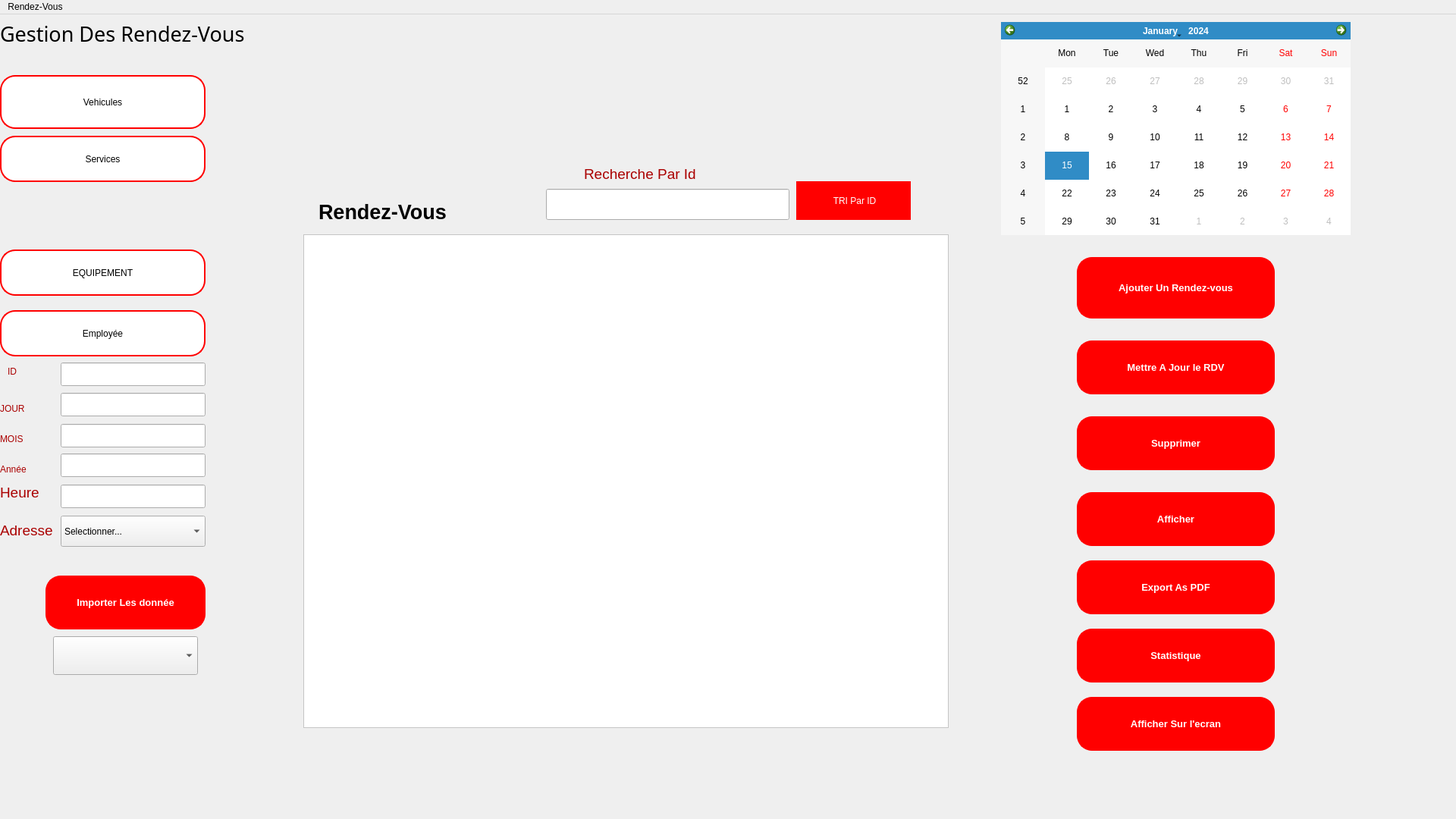
<?xml version="1.0" encoding="UTF-8"?>
<ui version="4.0">
 <class>MainRDV</class>
 <widget class="QMainWindow" name="MainRDV">
  <property name="geometry">
   <rect>
    <x>0</x>
    <y>0</y>
    <width>1920</width>
    <height>1080</height>
   </rect>
  </property>
  <property name="windowTitle">
   <string>Gestionnaire de Rendez-vous</string>
  </property>
  <property name="autoFillBackground">
   <bool>true</bool>
  </property>
  <property name="styleSheet">
   <string notr="true"/>
  </property>
  <widget class="QWidget" name="centralwidget">
   <widget class="QTableView" name="appointmentsView">
    <property name="geometry">
     <rect>
      <x>400</x>
      <y>290</y>
      <width>851</width>
      <height>651</height>
     </rect>
    </property>
    <property name="styleSheet">
     <string notr="true">background-color: rgb(255, 255, 255);</string>
    </property>
   </widget>
   <widget class="QLineEdit" name="idEdit">
    <property name="geometry">
     <rect>
      <x>80</x>
      <y>459</y>
      <width>191</width>
      <height>31</height>
     </rect>
    </property>
   </widget>
   <widget class="QLineEdit" name="jourEdit">
    <property name="geometry">
     <rect>
      <x>80</x>
      <y>499</y>
      <width>191</width>
      <height>31</height>
     </rect>
    </property>
   </widget>
   <widget class="QLineEdit" name="moisEdit">
    <property name="geometry">
     <rect>
      <x>80</x>
      <y>540</y>
      <width>191</width>
      <height>31</height>
     </rect>
    </property>
   </widget>
   <widget class="QLineEdit" name="anneeEdit">
    <property name="geometry">
     <rect>
      <x>80</x>
      <y>579</y>
      <width>191</width>
      <height>31</height>
     </rect>
    </property>
   </widget>
   <widget class="QPushButton" name="addButton">
    <property name="geometry">
     <rect>
      <x>1420</x>
      <y>320</y>
      <width>261</width>
      <height>81</height>
     </rect>
    </property>
    <property name="font">
     <font>
      <family>Arial</family>
      <pointsize>10</pointsize>
      <weight>75</weight>
      <italic>false</italic>
      <bold>true</bold>
     </font>
    </property>
    <property name="toolTip">
     <string>&lt;html&gt;&lt;head/&gt;&lt;body&gt;&lt;p align=&quot;center&quot;&gt;bonjout&lt;br/&gt;&lt;/p&gt;&lt;/body&gt;&lt;/html&gt;</string>
    </property>
    <property name="whatsThis">
     <string>&lt;!DOCTYPE HTML PUBLIC &quot;-//W3C//DTD HTML 4.0//EN&quot; &quot;http://www.w3.org/TR/REC-html40/strict.dtd&quot;&gt;
&lt;html&gt;&lt;head&gt;&lt;meta name=&quot;qrichtext&quot; content=&quot;1&quot; /&gt;&lt;style type=&quot;text/css&quot;&gt;
p, li { white-space: pre-wrap; }
&lt;/style&gt;&lt;/head&gt;&lt;body style=&quot; font-family:'MS Shell Dlg 2'; font-size:8pt; font-weight:72; font-style:normal;&quot;&gt;
&lt;p style=&quot;-qt-paragraph-type:empty; margin-top:0px; margin-bottom:0px; margin-left:0px; margin-right:0px; -qt-block-indent:0; text-indent:0px;&quot;&gt;&lt;br /&gt;&lt;/p&gt;&lt;/body&gt;&lt;/html&gt;</string>
    </property>
    <property name="autoFillBackground">
     <bool>false</bool>
    </property>
    <property name="styleSheet">
     <string notr="true">QPushButton {
    background-color: Red;
    color: rgb(255, 255, 255);
    border: 2px solid rgb(255, 0, 0); 
    border-radius: 20px; 
    padding: 10px; 
    transition: background-color 0.3s, color 0.3s; 
}
QPushButton:hover {
    background-color: rgb(255, 255, 255);
    color: black;
    border: 4px solid rgb(255, 255, 255); 
    outline: none; 
}</string>
    </property>
    <property name="text">
     <string>Ajouter Un Rendez-vous</string>
    </property>
    <property name="default">
     <bool>false</bool>
    </property>
    <property name="flat">
     <bool>true</bool>
    </property>
   </widget>
   <widget class="QPushButton" name="updateButton">
    <property name="geometry">
     <rect>
      <x>1420</x>
      <y>430</y>
      <width>261</width>
      <height>71</height>
     </rect>
    </property>
    <property name="font">
     <font>
      <family>Arial</family>
      <pointsize>10</pointsize>
      <weight>75</weight>
      <bold>true</bold>
     </font>
    </property>
    <property name="styleSheet">
     <string notr="true">QPushButton {
    background-color: Red;
    color: rgb(255, 255, 255);
    border: 2px solid rgb(255, 0, 0); 
    border-radius: 20px; 
    padding: 10px; 
    transition: background-color 0.3s, color 0.3s; 
}
QPushButton:hover {
    background-color: rgb(255, 255, 255);
    color: black;
    border: 4px solid rgb(255, 255, 255); 
    outline: none; 
}</string>
    </property>
    <property name="text">
     <string>Mettre A Jour le RDV</string>
    </property>
   </widget>
   <widget class="QPushButton" name="deleteButton">
    <property name="geometry">
     <rect>
      <x>1420</x>
      <y>530</y>
      <width>261</width>
      <height>71</height>
     </rect>
    </property>
    <property name="font">
     <font>
      <pointsize>10</pointsize>
      <weight>75</weight>
      <bold>true</bold>
     </font>
    </property>
    <property name="styleSheet">
     <string notr="true">QPushButton {
    background-color: Red;
    color: rgb(255, 255, 255);
    border: 2px solid rgb(255, 0, 0); 
    border-radius: 20px; 
    padding: 10px; 
    transition: background-color 0.3s, color 0.3s; 
}
QPushButton:hover {
    background-color: rgb(255, 255, 255);
    color: black;
    border: 4px solid rgb(255, 255, 255); 
    outline: none; 
}</string>
    </property>
    <property name="text">
     <string>Supprimer</string>
    </property>
   </widget>
   <widget class="QComboBox" name="adresseComboBox">
    <property name="geometry">
     <rect>
      <x>80</x>
      <y>661</y>
      <width>191</width>
      <height>41</height>
     </rect>
    </property>
    <item>
     <property name="text">
      <string>Selectionner...</string>
     </property>
    </item>
    <item>
     <property name="text">
      <string>Tunis</string>
     </property>
    </item>
    <item>
     <property name="text">
      <string>Djerba</string>
     </property>
    </item>
    <item>
     <property name="text">
      <string>Mannouba</string>
     </property>
    </item>
   </widget>
   <widget class="QLabel" name="label_2">
    <property name="geometry">
     <rect>
      <x>10</x>
      <y>460</y>
      <width>31</width>
      <height>21</height>
     </rect>
    </property>
    <property name="styleSheet">
     <string notr="true">color: rgb(170, 0, 0);
font: 14pt &quot;MS Shell Dlg 2&quot;;</string>
    </property>
    <property name="text">
     <string>ID</string>
    </property>
   </widget>
   <widget class="QLabel" name="label_3">
    <property name="geometry">
     <rect>
      <x>0</x>
      <y>510</y>
      <width>61</width>
      <height>20</height>
     </rect>
    </property>
    <property name="styleSheet">
     <string notr="true">color: rgb(170, 0, 0);
font: 14pt &quot;MS Shell Dlg 2&quot;;</string>
    </property>
    <property name="text">
     <string>JOUR</string>
    </property>
   </widget>
   <widget class="QLabel" name="label_4">
    <property name="geometry">
     <rect>
      <x>0</x>
      <y>550</y>
      <width>61</width>
      <height>20</height>
     </rect>
    </property>
    <property name="styleSheet">
     <string notr="true">color: rgb(170, 0, 0);
font: 14pt &quot;MS Shell Dlg 2&quot;;</string>
    </property>
    <property name="text">
     <string>MOIS</string>
    </property>
   </widget>
   <widget class="QLabel" name="label_5">
    <property name="enabled">
     <bool>true</bool>
    </property>
    <property name="geometry">
     <rect>
      <x>0</x>
      <y>590</y>
      <width>71</width>
      <height>20</height>
     </rect>
    </property>
    <property name="autoFillBackground">
     <bool>false</bool>
    </property>
    <property name="styleSheet">
     <string notr="true">color: rgb(170, 0, 0);
font: 14pt &quot;MS Shell Dlg 2&quot;;</string>
    </property>
    <property name="lineWidth">
     <number>0</number>
    </property>
    <property name="text">
     <string>Année</string>
    </property>
   </widget>
   <widget class="QLabel" name="label_6">
    <property name="geometry">
     <rect>
      <x>0</x>
      <y>620</y>
      <width>71</width>
      <height>20</height>
     </rect>
    </property>
    <property name="font">
     <font>
      <family>MS Shell Dlg 2</family>
      <pointsize>14</pointsize>
      <weight>50</weight>
      <italic>false</italic>
      <bold>false</bold>
     </font>
    </property>
    <property name="styleSheet">
     <string notr="true">color: rgb(170, 0, 0);
font: 14pt &quot;MS Shell Dlg 2&quot;;</string>
    </property>
    <property name="text">
     <string>Heure</string>
    </property>
   </widget>
   <widget class="QLineEdit" name="heureEdit">
    <property name="geometry">
     <rect>
      <x>80</x>
      <y>620</y>
      <width>191</width>
      <height>31</height>
     </rect>
    </property>
   </widget>
   <widget class="QLabel" name="label_7">
    <property name="geometry">
     <rect>
      <x>0</x>
      <y>650</y>
      <width>121</width>
      <height>61</height>
     </rect>
    </property>
    <property name="font">
     <font>
      <family>MS Shell Dlg 2</family>
      <pointsize>14</pointsize>
      <weight>50</weight>
      <italic>false</italic>
      <bold>false</bold>
     </font>
    </property>
    <property name="styleSheet">
     <string notr="true">color: rgb(170, 0, 0);
font: 14pt &quot;MS Shell Dlg 2&quot;;</string>
    </property>
    <property name="text">
     <string>Adresse</string>
    </property>
   </widget>
   <widget class="QPushButton" name="afficherButton">
    <property name="geometry">
     <rect>
      <x>1420</x>
      <y>630</y>
      <width>261</width>
      <height>71</height>
     </rect>
    </property>
    <property name="font">
     <font>
      <pointsize>10</pointsize>
      <weight>75</weight>
      <bold>true</bold>
     </font>
    </property>
    <property name="styleSheet">
     <string notr="true">QPushButton {
    background-color: Red;
    color: rgb(255, 255, 255);
    border: 2px solid rgb(255, 0, 0); 
    border-radius: 20px; 
    padding: 10px; 
    transition: background-color 0.3s, color 0.3s; 
}
QPushButton:hover {
    background-color: rgb(255, 255, 255);
    color: black;
    border: 4px solid rgb(255, 255, 255); 
    outline: none; 
}</string>
    </property>
    <property name="text">
     <string>Afficher</string>
    </property>
   </widget>
   <widget class="QPushButton" name="pdfButton">
    <property name="geometry">
     <rect>
      <x>1420</x>
      <y>720</y>
      <width>261</width>
      <height>71</height>
     </rect>
    </property>
    <property name="font">
     <font>
      <pointsize>10</pointsize>
      <weight>75</weight>
      <bold>true</bold>
     </font>
    </property>
    <property name="styleSheet">
     <string notr="true">QPushButton {
    background-color: Red;
    color: rgb(255, 255, 255);
    border: 2px solid rgb(255, 0, 0); 
    border-radius: 20px; 
    padding: 10px; 
    transition: background-color 0.3s, color 0.3s; 
}
QPushButton:hover {
    background-color: rgb(255, 255, 255);
    color: black;
    border: 4px solid rgb(255, 255, 255); 
    outline: none; 
}</string>
    </property>
    <property name="text">
     <string>Export As PDF</string>
    </property>
   </widget>
   <widget class="QPushButton" name="statsButton">
    <property name="geometry">
     <rect>
      <x>1420</x>
      <y>810</y>
      <width>261</width>
      <height>71</height>
     </rect>
    </property>
    <property name="font">
     <font>
      <pointsize>10</pointsize>
      <weight>75</weight>
      <bold>true</bold>
     </font>
    </property>
    <property name="styleSheet">
     <string notr="true">QPushButton {
    background-color: Red;
    color: rgb(255, 255, 255);
    border: 2px solid rgb(255, 0, 0); 
    border-radius: 20px; 
    padding: 10px; 
    transition: background-color 0.3s, color 0.3s; 
}
QPushButton:hover {
    background-color: rgb(255, 255, 255);
    color: black;
    border: 4px solid rgb(255, 255, 255); 
    outline: none; 
}</string>
    </property>
    <property name="text">
     <string>Statistique</string>
    </property>
   </widget>
   <widget class="QPushButton" name="sortButton">
    <property name="geometry">
     <rect>
      <x>1050</x>
      <y>220</y>
      <width>151</width>
      <height>51</height>
     </rect>
    </property>
    <property name="styleSheet">
     <string notr="true">QPushButton{
border:none;
color:white;
background-color:red;
font: 700 8pt &quot;Arial&quot;;
border-radius:90px;
}
QPushButton:Hover
{
	background-color:black;
}</string>
    </property>
    <property name="text">
     <string> TRI Par ID</string>
    </property>
   </widget>
   <widget class="QLineEdit" name="lineEdit_search">
    <property name="geometry">
     <rect>
      <x>720</x>
      <y>230</y>
      <width>321</width>
      <height>41</height>
     </rect>
    </property>
   </widget>
   <widget class="QLabel" name="label_8">
    <property name="geometry">
     <rect>
      <x>770</x>
      <y>200</y>
      <width>241</width>
      <height>20</height>
     </rect>
    </property>
    <property name="font">
     <font>
      <family>MS Shell Dlg 2</family>
      <pointsize>14</pointsize>
      <weight>50</weight>
      <italic>false</italic>
      <bold>false</bold>
     </font>
    </property>
    <property name="styleSheet">
     <string notr="true">color: rgb(170, 0, 0);
font: 14pt &quot;MS Shell Dlg 2&quot;;</string>
    </property>
    <property name="text">
     <string>Recherche Par Id</string>
    </property>
   </widget>
   <widget class="QPushButton" name="pushButton_Vehicules">
    <property name="geometry">
     <rect>
      <x>0</x>
      <y>80</y>
      <width>271</width>
      <height>71</height>
     </rect>
    </property>
    <property name="styleSheet">
     <string notr="true">QPushButton {
	font: 16pt &quot;MS Shell Dlg 2&quot;;
    background-color: white;
    color: rgb(0, 0, 0);
    border: 2px solid rgb(255, 0, 0); 
    border-radius: 20px; 
    padding: 10px; 
    transition: background-color 0.3s, color 0.3s; 
}
QPushButton:hover {
    background-color: rgb(255, 0, 0);
    color: black;
    border: 4px solid rgb(255, 255, 255); 
    outline: none; 
}</string>
    </property>
    <property name="text">
     <string>Vehicules</string>
    </property>
   </widget>
   <widget class="QPushButton" name="pushButton_Services">
    <property name="geometry">
     <rect>
      <x>0</x>
      <y>160</y>
      <width>271</width>
      <height>61</height>
     </rect>
    </property>
    <property name="styleSheet">
     <string notr="true">QPushButton {
	font: 16pt &quot;MS Shell Dlg 2&quot;;
    background-color: white;
    color: rgb(0, 0, 0);
    border: 2px solid rgb(255, 0, 0); 
    border-radius: 20px; 
    padding: 10px; 
    transition: background-color 0.3s, color 0.3s; 
}
QPushButton:hover {
    background-color: rgb(255, 0, 0);
    color: black;
    border: 4px solid rgb(255, 255, 255); 
    outline: none; 
}</string>
    </property>
    <property name="text">
     <string>Services</string>
    </property>
   </widget>
   <widget class="QPushButton" name="pushButton_RDV_2">
    <property name="geometry">
     <rect>
      <x>0</x>
      <y>310</y>
      <width>271</width>
      <height>61</height>
     </rect>
    </property>
    <property name="styleSheet">
     <string notr="true">QPushButton {
	font: 16pt &quot;MS Shell Dlg 2&quot;;
    background-color: white;
    color: rgb(0, 0, 0);
    border: 2px solid rgb(255, 0, 0); 
    border-radius: 20px; 
    padding: 10px; 
    transition: background-color 0.3s, color 0.3s; 
}
QPushButton:hover {
    background-color: rgb(255, 0, 0);
    color: black;
    border: 4px solid rgb(255, 255, 255); 
    outline: none; 
}</string>
    </property>
    <property name="text">
     <string>EQUIPEMENT</string>
    </property>
   </widget>
   <widget class="QCalendarWidget" name="calendarWidget">
    <property name="geometry">
     <rect>
      <x>1320</x>
      <y>10</y>
      <width>461</width>
      <height>281</height>
     </rect>
    </property>
   </widget>
   <widget class="QLabel" name="label_9">
    <property name="geometry">
     <rect>
      <x>420</x>
      <y>240</y>
      <width>241</width>
      <height>41</height>
     </rect>
    </property>
    <property name="font">
     <font>
      <pointsize>20</pointsize>
      <weight>75</weight>
      <italic>false</italic>
      <bold>true</bold>
     </font>
    </property>
    <property name="lineWidth">
     <number>-5</number>
    </property>
    <property name="text">
     <string>Rendez-Vous</string>
    </property>
   </widget>
   <widget class="QLabel" name="label_10">
    <property name="geometry">
     <rect>
      <x>0</x>
      <y>0</y>
      <width>421</width>
      <height>51</height>
     </rect>
    </property>
    <property name="font">
     <font>
      <family>Segoe Print</family>
      <pointsize>20</pointsize>
     </font>
    </property>
    <property name="text">
     <string>Gestion Des Rendez-Vous</string>
    </property>
   </widget>
   <widget class="QComboBox" name="comboBox">
    <property name="geometry">
     <rect>
      <x>70</x>
      <y>820</y>
      <width>191</width>
      <height>51</height>
     </rect>
    </property>
   </widget>
   <widget class="QPushButton" name="statsButton_2">
    <property name="geometry">
     <rect>
      <x>1420</x>
      <y>900</y>
      <width>261</width>
      <height>71</height>
     </rect>
    </property>
    <property name="font">
     <font>
      <pointsize>10</pointsize>
      <weight>75</weight>
      <bold>true</bold>
     </font>
    </property>
    <property name="styleSheet">
     <string notr="true">QPushButton {
    background-color: Red;
    color: rgb(255, 255, 255);
    border: 2px solid rgb(255, 0, 0); 
    border-radius: 20px; 
    padding: 10px; 
    transition: background-color 0.3s, color 0.3s; 
}
QPushButton:hover {
    background-color: rgb(255, 255, 255);
    color: black;
    border: 4px solid rgb(255, 255, 255); 
    outline: none; 
}</string>
    </property>
    <property name="text">
     <string>Afficher Sur l'ecran</string>
    </property>
   </widget>
   <widget class="QPushButton" name="statsButton_3">
    <property name="geometry">
     <rect>
      <x>60</x>
      <y>740</y>
      <width>211</width>
      <height>71</height>
     </rect>
    </property>
    <property name="font">
     <font>
      <pointsize>10</pointsize>
      <weight>75</weight>
      <bold>true</bold>
     </font>
    </property>
    <property name="styleSheet">
     <string notr="true">QPushButton {
    background-color: Red;
    color: rgb(255, 255, 255);
    border: 2px solid rgb(255, 0, 0); 
    border-radius: 20px; 
    padding: 10px; 
    transition: background-color 0.3s, color 0.3s; 
}
QPushButton:hover {
    background-color: rgb(255, 255, 255);
    color: black;
    border: 4px solid rgb(255, 255, 255); 
    outline: none; 
}</string>
    </property>
    <property name="text">
     <string>Importer Les donnée</string>
    </property>
   </widget>
   <widget class="QPushButton" name="pushButton_RDV_3">
    <property name="geometry">
     <rect>
      <x>0</x>
      <y>390</y>
      <width>271</width>
      <height>61</height>
     </rect>
    </property>
    <property name="styleSheet">
     <string notr="true">QPushButton {
	font: 16pt &quot;MS Shell Dlg 2&quot;;
    background-color: white;
    color: rgb(0, 0, 0);
    border: 2px solid rgb(255, 0, 0); 
    border-radius: 20px; 
    padding: 10px; 
    transition: background-color 0.3s, color 0.3s; 
}
QPushButton:hover {
    background-color: rgb(255, 0, 0);
    color: black;
    border: 4px solid rgb(255, 255, 255); 
    outline: none; 
}</string>
    </property>
    <property name="text">
     <string>Employée</string>
    </property>
   </widget>
  </widget>
  <widget class="QMenuBar" name="menuBar">
   <property name="geometry">
    <rect>
     <x>0</x>
     <y>0</y>
     <width>1920</width>
     <height>26</height>
    </rect>
   </property>
   <widget class="QMenu" name="menuRendez_Vous">
    <property name="title">
     <string>Rendez-Vous</string>
    </property>
   </widget>
   <addaction name="menuRendez_Vous"/>
  </widget>
  <action name="actionExit">
   <property name="text">
    <string>Exit</string>
   </property>
  </action>
 </widget>
 <resources/>
 <connections/>
</ui>
